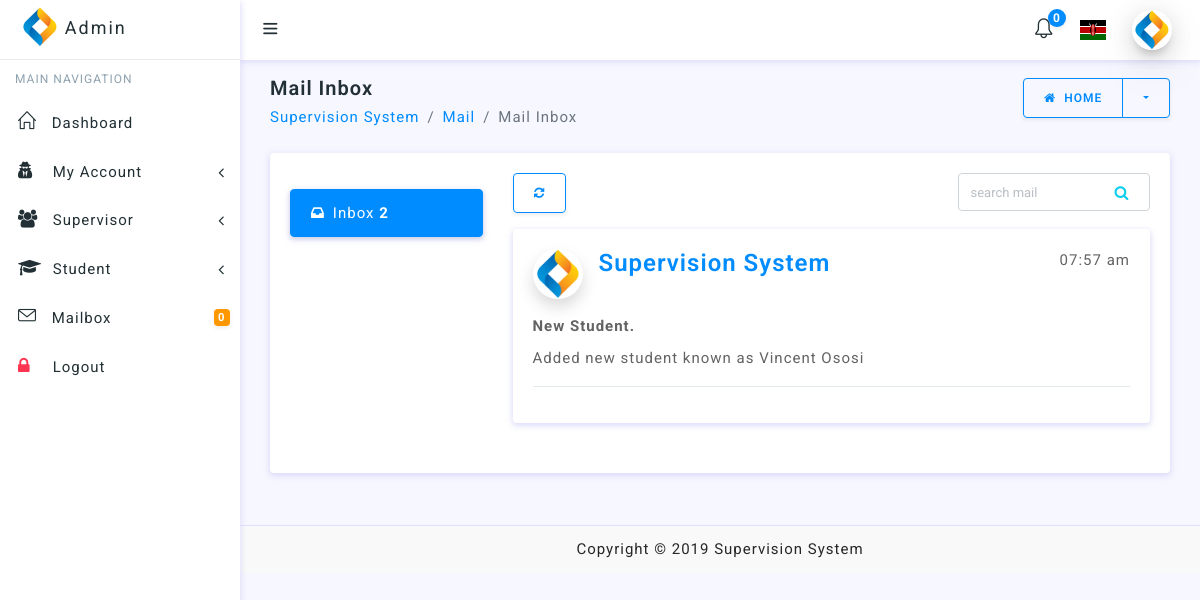
Page /admin/mailbox/read.php?action=read&id=4 (signed in) on the committed database.
### tables this page shows
CREATE TABLE `notification_table` (
  `id` int(11) NOT NULL,
  `admin_id` int(11) NOT NULL,
  `supervisor_id` int(11) NOT NULL,
  `student_id` int(11) NOT NULL,
  `subject` text NOT NULL,
  `message` text NOT NULL,
  `status` int(11) NOT NULL,
  `created_at` datetime NOT NULL
);

### inc/appNames.php (called while the page is built, shortened)
<?php
$appName = 'Supervision System';

### functions/read_mail.php (called while the page is built, shortened)
<?php
$mail_id = $_GET["id"];
$ses_sql = mysqli_query($connection, "SELECT * FROM notification_table WHERE id='$mail_id'");
$row = mysqli_fetch_assoc($ses_sql);
$subject = $row['subject'];
$message = $row['message'];
$created_at = $row['created_at'];

### admin/mailbox/read.php (the view, shortened to what this page needs)
<?php
require '../../inc/appNames.php';
require '../sessions/admin_session.php';
require '../../functions/read_mail.php';
?>
<!doctype html>
<html lang="en">
<head>
    <link href="../../inc/table.css" rel="stylesheet" type="text/css"/>
</head>
<body>
<div id="wrapper">
    <?php
    require '../layouts/admin_layout.php';
    ?>
    <div class="content-wrapper">
        <div class="container-fluid">
            <div class="row pt-2 pb-2">
                <div class="col-sm-9">
                    <h4 class="page-title">Mail Inbox</h4>
                    <ol class="breadcrumb">
                        <li class="breadcrumb-item"><a href="javaScript:void();"><?php echo $appName ?></a></li>
                        <li class="breadcrumb-item"><a href="javaScript:void();">Mail</a></li>
                        <li class="breadcrumb-item active" aria-current="page">Mail Inbox</li>
                    </ol>
                </div>
                <div class="col-sm-3">
                    <div class="btn-group float-sm-right">
                        <a href="../dashboard/home.php" class="btn btn-outline-primary waves-effect waves-light"><i
                                    class="fa fa-home mr-1"></i> Home
                        </a>
                        <button type="button"
                                class="btn btn-outline-primary dropdown-toggle dropdown-toggle-split waves-effect waves-light"
                                data-toggle="dropdown">
                        </button>
                    </div>
                </div>
            </div>
            <div class="row">
                <div class="col-lg-12">
                    <div class="card">
                        <div class="card-body">
                            <div class="row">
                                <?php require '../layouts/mail_layout.php' ?>
                                <div class="col-lg-9 col-md-8">
                                    <div class="row">
                                        <div class="col-lg-8">
                                            <div class="btn-toolbar" role="toolbar">
                                                <div class="btn-group mr-1">
                                                    <a href="inbox.php"
                                                       class="btn btn-outline-primary waves-effect waves-light"><i
                                                                class="fa fa-refresh"></i></a>
                                                </div>
                                            </div>
                                        </div>
                                        <div class="col-lg-4">
                                            <div class="position-relative has-icon-right">
                                                <input type="text" class="form-control" placeholder="search mail">
                                                <div class="form-control-position">
                                                    <i class="fa fa-search text-info"></i>
                                                </div>
                                            </div>
                                        </div>
                                    </div>
                                    <div class="card mt-3">
                                        <div class="card-body">
                                            <div class="media mb-3">
                                                <img src="../../assets/images/logo-icon.png"
                                                     class="rounded-circle mr-3 mail-img shadow" alt="media image">
                                                <div class="media-body">
                                                    <span class="media-meta float-right"><?php echo date('H:i a', strtotime($created_at)) ?></span>
                                                    <h4 class="text-primary m-0"><?php echo $appName ?></h4>
                                                </div>
                                            </div>
                                            <p><b><?php echo $subject ?>.</b></p>
                                            <p><?php echo $message ?></p>
                                            <hr>
                                        </div>
                                    </div>
                                </div>
                            </div>
                        </div>
                    </div>
                </div>
            </div>
        </div>
    </div>
    <?php
    require('../../inc/footer.php')
    ?>
</div>
</body>
</html>

### rows in the picture
notification_table: created_at "07:57 am", subject "New Student", message "Added new student known as Vincent Ososi"

### other values in the picture
$unReadNotifications "0"
$appName "Supervision System"
$allNotifications "2"
